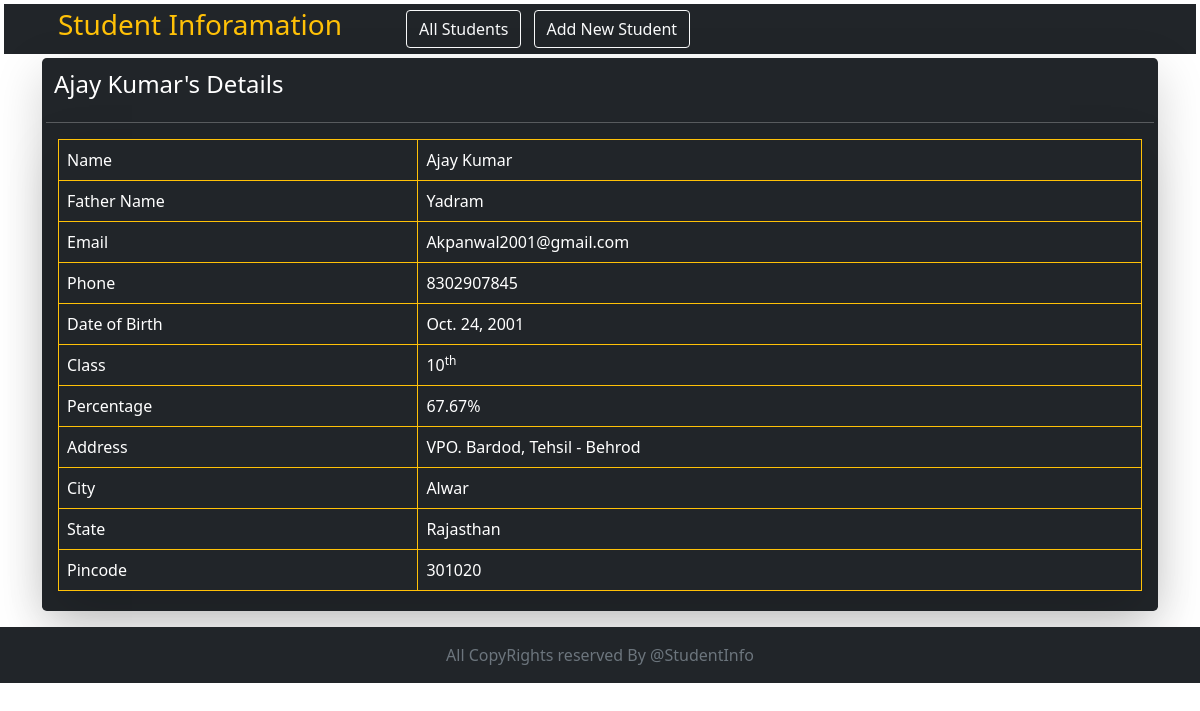
The app's page /ajay2/b with its own data.
### student/models.py (models this page shows, shortened)
class Student(models.Model):
    sno = models.AutoField(primary_key=True)
    slug = SlugField(auto_created=True)
    sname = models.CharField(max_length=100)
    fname = models.CharField(max_length=100)
    email = models.CharField(max_length=30)
    dob = models.DateField()
    phone = models.IntegerField(default=0)
    Class = models.IntegerField(default=0)
    percentage = models.FloatField(default=0.0)
    address = models.CharField(max_length=150)
    city = models.CharField(max_length=100)
    state = models.CharField(max_length=50)
    pincode = models.IntegerField(default=0)
    datetime = models.DateTimeField(auto_now_add=True)

### student/views.py (the view)
# urls.py: path('', include('student.urls')),
def student(request, slug):
    student = Student.objects.filter(slug = slug).first()
    context = { 'student' : student }
    return render(request, 'student.html', context)

### templates/student.html (shortened to what this page needs)
{% extends 'base.html' %}
{% block body_containt %}
<div class="container">
    <div class="h-100 p-1 text-white shadow-lg bg-dark rounded-3">
        <h4 class="p-2">{{student.sname}}'s Details</h4>
        <hr>
        <div class="container">
            <table class="table table-dark table-bordered border-warning shadow-lg">
                <tbody>
                    <tr>
                    <td colspan="2">Name</td>
                    <td>{{student.sname}}</td>
                    </tr>
                    <td colspan="2">Father Name</td>
                    <td>{{student.fname}}</td>
                    <td colspan="2">Email</td>
                    <td>{{student.email}}</td>
                    <tr>
                    <td colspan="2">Phone</td>
                    <td>{{student.phone}}</td>
                    </tr>
                    <tr>
                    <td colspan="2">Date of Birth</td>
                    <td>{{student.dob}}</td>
                    </tr>
                    <tr>
                    <td colspan="2">Class</td>
                    <td>{{student.Class}}<sup>th</sup></td>
                    </tr>
                    <tr>
                    <td colspan="2">Percentage</td>
                    <td>{{student.percentage}}%</td>
                    </tr>
                    <tr>
                    <td colspan="2">Address</td>
                    <td>{{student.address}}</td>
                    </tr>
                    <tr>
                    <td colspan="2">City</td>
                    <td>{{student.city}}</td>
                    </tr>
                    <tr>
                    <td colspan="2">State</td>
                    <td>{{student.state}}</td>
                    </tr>
                    <tr>
                    <td colspan="2">Pincode</td>
                    <td>{{student.pincode}}</td>
                    </tr>
                </tbody>
            </table>
        </div>
    </div>
</div>
{% endblock body_containt %}

### records on screen
Student: sname "Ajay Kumar", fname "Yadram", email "Akpanwal2001@gmail.com", phone "8302907845", dob "Oct. 24, 2001", Class "10", percentage "67.67", address "VPO. Bardod, Tehsil - Behrod", city "Alwar", state "Rajasthan", pincode "301020"
